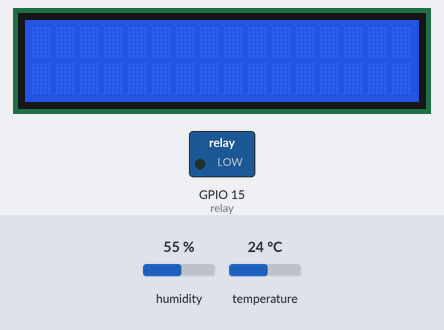
A program run on a simulated ESP32 board running MicroPython. Parts: 16×2 character LCD, switched loads named in the program (green lamp = pin HIGH). Inputs (shaded band) come from the test bench; at power-on: temperature 24 °C, humidity 55 %. Library files of the repository ran but are not shown: lcd_api.py; what the program prints to the serial console is not drawn.

Above: at 4.6 s.
4.7 s: temperature set to 29.5 °C
At 11.1 s:
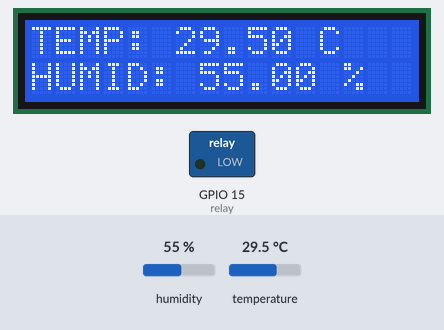
11.6 s: temperature set to 30.4 °C
At 14.9 s:
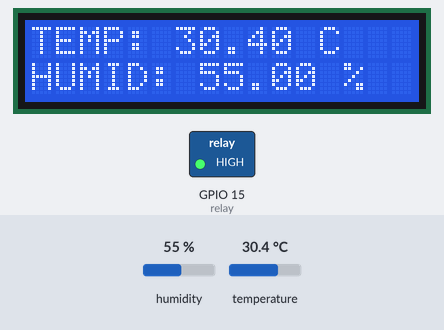
19.7 s: humidity set to 22 %
At 23.7 s:
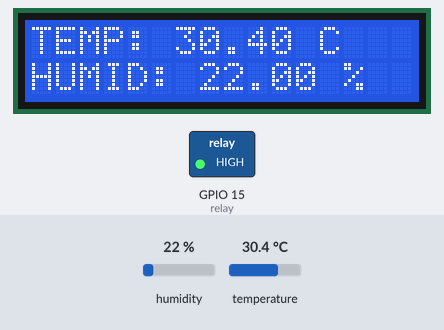
27.8 s: humidity set to 40 %
At 31.4 s:
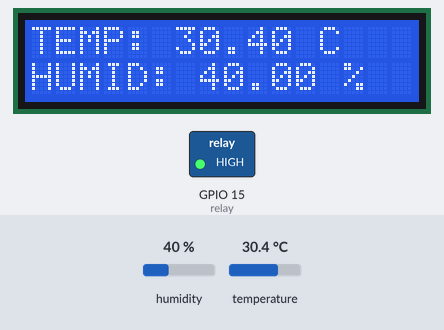
Timing chart, 0 to 32.9 s (numbered marks = the images above; inputs shaded):
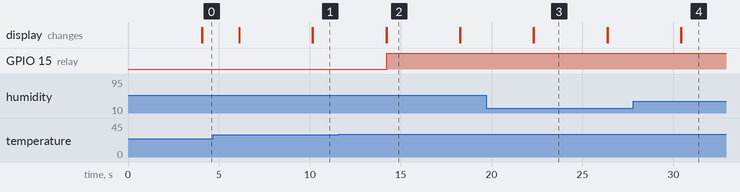

Measured:
- the behaviour switches between 30 and 30.1 °C on temperature (found by bisection; images 1 and 2)
- after the input at 4.7 s, the display: first differs from a run without the input after 5.5 s (image 1)
- after the input at 11.6 s, GPIO 15 (relay): LOW → HIGH after 2.6 s; the display: first differs from a run without the input after 2.6 s (image 2)
- after the input at 19.7 s, the display: first differs from a run without the input after 2.6 s (image 3)
- after the input at 27.8 s, the display: first differs from a run without the input after 2.6 s (image 4)
- what the display in image 2 shows lasts 4.1 s, from 14.2 s to 18.3 s

The program:

LED_relay_DT22.py
```python
from machine import Pin, SoftI2C
from i2c_lcd import I2cLcd
from lcd_api import LcdApi
import time
import dht


###relay#######
relay = Pin(15,Pin.OUT)
def relay_off():
    relay.value(0)
    print('relay:off')
def relay_on():
    relay.value(1)
    print('relay:on')
#### temp and humid ######
d = dht.DHT22(Pin(16))
time.sleep(2)

def get_temp_humid():
    d.measure()
    time.sleep(2)
    temp = d.temperature()
    humid = d.humidity()
    text_temp = 'TEMP: {:.2f} C'.format(temp)
    text_humid = 'HUMID: {:.2f} %'.format(humid)
    return (text_temp, text_humid, temp, humid)   ### sent data out

tp, th, t, h = get_temp_humid()
#print(tp)
#print(th)

### define LCD
i2c = SoftI2C(scl=Pin(5), sda=Pin(4), freq=1000000)
lcd = I2cLcd(i2c, 0x27, 2, 16)


def show_lcd(line1, line2):
    lcd.clear()
    lcd.putstr(line1)
    lcd.move_to(0,1)# lcd.move_to(colum, Row)
    lcd.putstr(line2)

for i in range(10):
    tp, th, t, h = get_temp_humid()
    show_lcd(tp,th)
    if t >30:
        relay_on()
    else:
        relay_off()
    time.sleep(2)


#i2c = SoftI2C(scl=Pin(5), sda=Pin(4), freq=1000000)
#print(i2c.scan()) ### check i2c adress
#print('Adress',hex(i2c.scan()[0]))
#lcd =I2cLcd(i2c,0x27,2,16)  ## hex nuber of i2c adress ,2 row 16 alphabet
### lcd.putstr('Hello toom\nby PKroaming')
#lcd.putchar(chr(244)) ## show special charector as table ,need convert binary to int
```
